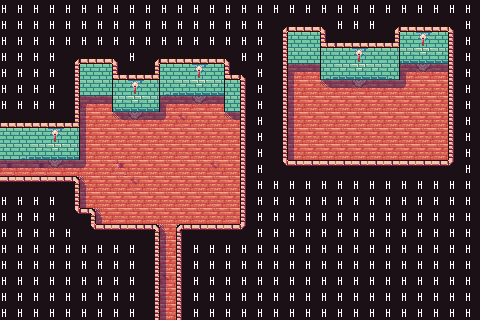

Tiled map render using the project's own tile images. Description and the whole map definition, tile-layer contents included, below:
An orthogonal 30x20 tile map with 16x16 px tiles, 3 tile layers (prototype, base, shadows).

<map version="1.10" tiledversion="1.10.2" orientation="orthogonal" renderorder="right-down" width="30" height="20" tilewidth="16" tileheight="16" infinite="0" nextlayerid="522" nextobjectid="1">
 <tileset firstgid="1" source="TangerineTavernPNG_PetricakeGames.tsx" />
 <layer id="1" name="prototype" width="30" height="20">
  <data encoding="csv">
109,109,109,109,109,109,109,109,109,109,109,109,109,109,109,109,109,109,109,109,109,109,109,109,109,109,109,109,109,109,
109,109,109,109,109,109,109,109,109,109,109,109,109,109,109,109,109,109,109,109,109,109,109,109,109,109,109,109,109,109,
109,109,109,109,109,109,109,109,109,109,109,109,109,109,109,109,109,112,112,112,109,109,109,109,109,112,115,112,112,109,
109,109,109,109,109,109,109,109,109,109,109,109,109,109,109,109,109,112,112,112,112,112,115,112,112,112,112,112,112,109,
109,109,109,109,112,112,112,109,109,109,112,112,115,112,109,109,109,112,114,114,112,112,112,112,112,114,114,114,112,109,
109,109,109,109,112,112,112,112,115,112,112,112,112,112,112,112,109,112,114,114,114,114,114,114,114,114,114,114,112,109,
109,109,109,109,112,114,114,112,112,112,114,114,114,114,112,112,109,112,114,114,114,114,114,114,114,114,114,114,112,109,
109,109,109,109,112,114,114,114,114,114,114,114,114,114,114,112,109,112,114,114,114,114,114,114,114,114,114,114,112,109,
112,112,112,115,112,114,114,114,114,114,114,114,114,114,114,112,109,112,114,114,114,114,114,114,114,114,114,114,112,109,
112,112,112,112,112,114,114,114,114,114,114,114,114,114,114,112,109,112,114,114,114,114,114,114,114,114,114,114,112,109,
114,114,114,114,114,114,114,114,114,114,114,114,114,114,114,112,109,112,112,112,112,112,112,112,112,112,112,112,112,109,
112,112,112,112,112,114,114,114,114,114,114,114,114,114,114,112,109,109,109,109,109,109,109,109,109,109,109,109,109,109,
109,109,109,109,112,114,114,114,114,114,114,114,114,114,114,112,109,109,109,109,109,109,109,109,109,109,109,109,109,109,
109,109,109,109,112,112,114,114,114,114,114,114,114,114,114,112,109,109,109,109,109,109,109,109,109,109,109,109,109,109,
109,109,109,109,109,112,112,112,112,112,114,112,112,112,112,112,109,109,109,109,109,109,109,109,109,109,109,109,109,109,
109,109,109,109,109,109,109,109,109,112,114,112,109,109,109,109,109,109,109,109,109,109,109,109,109,109,109,109,109,109,
109,109,109,109,109,109,109,109,109,112,114,112,109,109,109,109,109,109,109,109,109,109,109,109,109,109,109,109,109,109,
109,109,109,109,109,109,109,109,109,112,114,112,109,109,109,109,109,109,109,109,109,109,109,109,109,109,109,109,109,109,
109,109,109,109,109,109,109,109,109,112,114,112,109,109,109,109,109,109,109,109,109,109,109,109,109,109,109,109,109,109,
109,109,109,109,109,109,109,109,109,112,114,112,109,109,109,109,109,109,109,109,109,109,109,109,109,109,109,109,109,109
</data>
 </layer>
 <layer id="520" name="base" width="30" height="20">
  <data encoding="csv">
0,0,0,0,0,0,0,0,0,0,0,0,0,0,0,0,0,0,0,0,0,0,0,0,0,0,0,0,0,0,
0,0,0,0,0,0,0,0,0,0,0,0,0,0,0,0,0,1,5,5,4,0,0,0,1,5,5,5,4,0,
0,0,0,0,0,0,0,0,0,0,0,0,0,0,0,0,0,19,26,26,44,5,5,5,42,26,117,26,22,0,
0,0,0,0,1,5,5,4,0,1,5,5,5,5,4,0,0,19,119,119,124,26,117,26,125,27,8,27,22,0,
0,0,0,0,19,26,26,44,5,42,26,26,117,26,44,4,0,19,23,23,120,27,8,27,121,23,25,23,22,0,
0,0,0,0,19,119,119,124,117,125,118,27,8,27,124,22,0,19,23,23,23,23,25,23,23,23,23,23,22,0,
0,0,0,0,19,38,23,122,8,123,23,23,25,23,110,22,0,19,23,23,23,23,23,23,23,23,23,23,22,0,
5,5,5,5,42,23,23,23,25,23,23,41,23,23,23,22,0,19,23,23,23,23,23,23,23,23,23,23,22,0,
26,26,26,117,125,23,23,23,23,23,23,23,23,23,23,22,0,19,23,23,23,23,23,23,23,23,23,23,22,0,
119,118,27,8,123,23,23,23,23,23,23,38,23,23,23,22,0,19,23,23,23,23,23,23,23,23,23,23,22,0,
39,23,39,25,23,23,23,39,23,23,23,23,23,41,23,22,0,55,6,6,6,6,6,6,6,6,6,6,58,0,
6,6,6,6,63,23,23,23,41,23,23,23,23,23,23,22,0,0,0,0,0,0,0,0,0,0,0,0,0,0,
0,0,0,0,19,23,23,23,23,23,23,23,23,38,23,22,0,0,0,0,0,0,0,0,0,0,0,0,0,0,
0,0,0,0,55,63,23,38,23,23,23,23,23,23,38,22,0,0,0,0,0,0,0,0,0,0,0,0,0,0,
0,0,0,0,0,55,6,6,6,63,23,45,6,6,6,58,0,0,0,0,0,0,0,0,0,0,0,0,0,0,
0,0,0,0,0,0,0,0,0,19,23,22,0,0,0,0,0,0,0,0,0,0,0,0,0,0,0,0,0,0,
0,0,0,0,0,0,0,0,0,19,23,22,0,0,0,0,0,0,0,0,0,0,0,0,0,0,0,0,0,0,
0,0,0,0,0,0,0,0,0,19,41,22,0,0,0,0,0,0,0,0,0,0,0,0,0,0,0,0,0,0,
0,0,0,0,0,0,0,0,0,19,23,22,0,0,0,0,0,0,0,0,0,0,0,0,0,0,0,0,0,0,
0,0,0,0,0,0,0,0,0,19,23,22,0,0,0,0,0,0,0,0,0,0,0,0,0,0,0,0,0,0
</data>
 </layer>
 <layer id="521" name="shadows" width="30" height="20">
  <data encoding="csv">
0,0,0,0,0,0,0,0,0,0,0,0,0,0,0,0,0,0,0,0,0,0,0,0,0,0,0,0,0,0,
0,0,0,0,0,0,0,0,0,0,0,0,0,0,0,0,0,0,0,0,0,0,0,0,0,0,0,0,0,0,
0,0,0,0,0,0,0,0,0,0,0,0,0,0,0,0,0,0,0,0,0,0,0,0,0,0,0,0,0,0,
0,0,0,0,0,0,0,0,0,0,0,0,0,0,0,0,0,0,0,0,0,0,0,0,0,0,0,0,0,0,
0,0,0,0,0,0,0,0,0,0,0,0,0,0,0,0,0,0,43,78,0,0,0,0,0,43,78,78,0,0,
0,0,0,0,0,0,0,0,0,0,0,0,0,0,0,0,0,0,61,0,77,78,78,78,78,79,0,0,0,0,
0,0,0,0,0,43,78,0,0,0,43,78,78,78,0,0,0,0,61,0,0,0,0,0,0,0,0,0,0,0,
0,0,0,0,0,61,0,77,78,78,79,0,0,0,77,0,0,0,61,0,0,0,0,0,0,0,0,0,0,0,
0,0,0,0,0,61,0,0,0,0,0,0,0,0,0,0,0,0,61,0,0,0,0,0,0,0,0,0,0,0,
0,0,0,0,0,61,0,0,0,0,0,0,0,0,0,0,0,0,61,0,0,0,0,0,0,0,0,0,0,0,
78,78,78,78,78,79,0,0,0,0,0,0,0,0,0,0,0,0,0,0,0,0,0,0,0,0,0,0,0,0,
0,0,0,0,0,76,0,0,0,0,0,0,0,0,0,0,0,0,0,0,0,0,0,0,0,0,0,0,0,0,
0,0,0,0,0,61,0,0,0,0,0,0,0,0,0,0,0,0,0,0,0,0,0,0,0,0,0,0,0,0,
0,0,0,0,0,0,76,0,0,0,0,0,0,0,0,0,0,0,0,0,0,0,0,0,0,0,0,0,0,0,
0,0,0,0,0,0,0,0,0,0,76,0,0,0,0,0,0,0,0,0,0,0,0,0,0,0,0,0,0,0,
0,0,0,0,0,0,0,0,0,0,61,0,0,0,0,0,0,0,0,0,0,0,0,0,0,0,0,0,0,0,
0,0,0,0,0,0,0,0,0,0,61,0,0,0,0,0,0,0,0,0,0,0,0,0,0,0,0,0,0,0,
0,0,0,0,0,0,0,0,0,0,61,0,0,0,0,0,0,0,0,0,0,0,0,0,0,0,0,0,0,0,
0,0,0,0,0,0,0,0,0,0,61,0,0,0,0,0,0,0,0,0,0,0,0,0,0,0,0,0,0,0,
0,0,0,0,0,0,0,0,0,0,61,0,0,0,0,0,0,0,0,0,0,0,0,0,0,0,0,0,0,0
</data>
 </layer>
</map>
